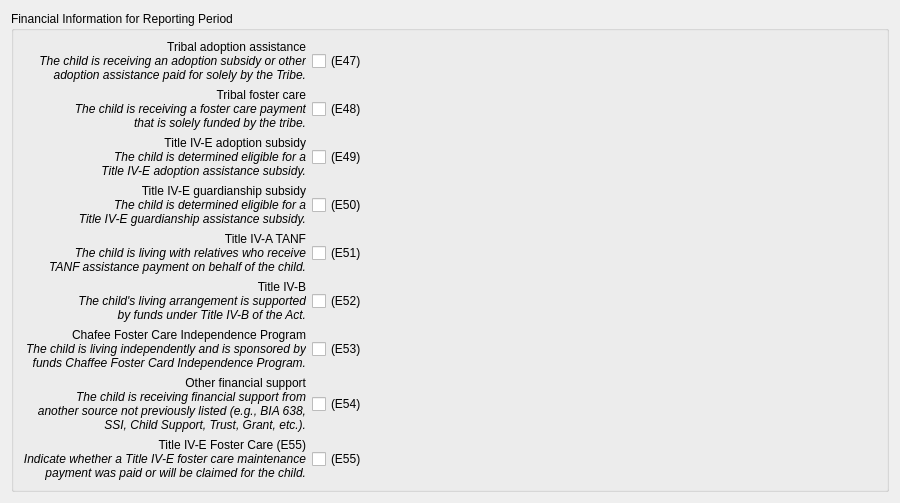
       <widget class="QWidget" name="financial_tab">
        <attribute name="title">
         <string>Financial</string>
        </attribute>
        <layout class="QVBoxLayout" name="verticalLayout_14">
         <item>
          <widget class="QGroupBox" name="groupBox_3">
           <property name="title">
            <string>Financial Information for Reporting Period</string>
           </property>
           <layout class="QVBoxLayout" name="verticalLayout_15">
            <item>
             <layout class="QGridLayout" name="gridLayout_2">
              <item row="0" column="0">
               <widget class="QLabel" name="e47_label">
                <property name="toolTip">
                 <string/>
                </property>
                <property name="layoutDirection">
                 <enum>Qt::LeftToRight</enum>
                </property>
                <property name="text">
                 <string>Tribal adoption assistance&lt;br/&gt;
&lt;i&gt;The child is receiving an adoption subsidy or other&lt;br/&gt;adoption assistance paid for solely by the Tribe.&lt;/i&gt;</string>
                </property>
                <property name="alignment">
                 <set>Qt::AlignRight|Qt::AlignTrailing|Qt::AlignVCenter</set>
                </property>
                <property name="margin">
                 <number>1</number>
                </property>
                <property name="indent">
                 <number>0</number>
                </property>
               </widget>
              </item>
              <item row="0" column="1">
               <widget class="QFrame" name="frame_7">
                <property name="frameShadow">
                 <enum>QFrame::Sunken</enum>
                </property>
                <layout class="QHBoxLayout" name="horizontalLayout_13">
                 <property name="leftMargin">
                  <number>0</number>
                 </property>
                 <property name="topMargin">
                  <number>0</number>
                 </property>
                 <property name="rightMargin">
                  <number>0</number>
                 </property>
                 <property name="bottomMargin">
                  <number>0</number>
                 </property>
                 <item>
                  <widget class="QCheckBox" name="e47">
                   <property name="text">
                    <string>(E47)</string>
                   </property>
                  </widget>
                 </item>
                 <item>
                  <spacer name="horizontalSpacer">
                   <property name="orientation">
                    <enum>Qt::Horizontal</enum>
                   </property>
                   <property name="sizeHint" stdset="0">
                    <size>
                     <width>40</width>
                     <height>20</height>
                    </size>
                   </property>
                  </spacer>
                 </item>
                </layout>
               </widget>
              </item>
              <item row="1" column="0">
               <widget class="QLabel" name="e48_label">
                <property name="toolTip">
                 <string/>
                </property>
                <property name="text">
                 <string>Tribal foster care&lt;br/&gt;
&lt;i&gt;The child is receiving a foster care payment&lt;br/&gt;that is solely funded by the tribe.&lt;/i&gt;</string>
                </property>
                <property name="alignment">
                 <set>Qt::AlignRight|Qt::AlignTrailing|Qt::AlignVCenter</set>
                </property>
               </widget>
              </item>
              <item row="1" column="1">
               <widget class="QFrame" name="frame">
                <property name="enabled">
                 <bool>true</bool>
                </property>
                <property name="frameShape">
                 <enum>QFrame::NoFrame</enum>
                </property>
                <property name="frameShadow">
                 <enum>QFrame::Plain</enum>
                </property>
                <property name="lineWidth">
                 <number>0</number>
                </property>
                <layout class="QHBoxLayout" name="horizontalLayout_14" stretch="0,0">
                 <property name="spacing">
                  <number>6</number>
                 </property>
                 <property name="leftMargin">
                  <number>0</number>
                 </property>
                 <property name="topMargin">
                  <number>0</number>
                 </property>
                 <property name="rightMargin">
                  <number>0</number>
                 </property>
                 <property name="bottomMargin">
                  <number>0</number>
                 </property>
                 <item>
                  <widget class="QCheckBox" name="e48">
                   <property name="text">
                    <string>(E48)</string>
                   </property>
                  </widget>
                 </item>
                 <item>
                  <spacer name="horizontalSpacer_2">
                   <property name="orientation">
                    <enum>Qt::Horizontal</enum>
                   </property>
                   <property name="sizeHint" stdset="0">
                    <size>
                     <width>40</width>
                     <height>20</height>
                    </size>
                   </property>
                  </spacer>
                 </item>
                </layout>
               </widget>
              </item>
              <item row="2" column="0">
               <widget class="QLabel" name="e49_label">
                <property name="toolTip">
                 <string/>
                </property>
                <property name="text">
                 <string>Title IV-E adoption subsidy&lt;br/&gt;
&lt;i&gt;The child is determined eligible for a&lt;br/&gt;Title IV-E adoption assistance subsidy.&lt;/i&gt;</string>
                </property>
                <property name="alignment">
                 <set>Qt::AlignRight|Qt::AlignTrailing|Qt::AlignVCenter</set>
                </property>
               </widget>
              </item>
              <item row="2" column="1">
               <widget class="QFrame" name="frame_2">
                <property name="frameShape">
                 <enum>QFrame::NoFrame</enum>
                </property>
                <property name="frameShadow">
                 <enum>QFrame::Raised</enum>
                </property>
                <property name="lineWidth">
                 <number>0</number>
                </property>
                <layout class="QHBoxLayout" name="horizontalLayout_15">
                 <property name="leftMargin">
                  <number>0</number>
                 </property>
                 <property name="topMargin">
                  <number>0</number>
                 </property>
                 <property name="rightMargin">
                  <number>0</number>
                 </property>
                 <property name="bottomMargin">
                  <number>0</number>
                 </property>
                 <item>
                  <widget class="QCheckBox" name="e49">
                   <property name="text">
                    <string>(E49)</string>
                   </property>
                  </widget>
                 </item>
                 <item>
                  <spacer name="horizontalSpacer_3">
                   <property name="orientation">
                    <enum>Qt::Horizontal</enum>
                   </property>
                   <property name="sizeHint" stdset="0">
                    <size>
                     <width>414</width>
                     <height>20</height>
                    </size>
                   </property>
                  </spacer>
                 </item>
                </layout>
               </widget>
              </item>
              <item row="3" column="0">
               <widget class="QLabel" name="e50_label">
                <property name="toolTip">
                 <string/>
                </property>
                <property name="text">
                 <string>Title IV-E guardianship subsidy&lt;br/&gt;
&lt;i&gt;The child is determined eligible for a&lt;br/&gt;
Title IV-E guardianship assistance subsidy.&lt;/i&gt;</string>
                </property>
                <property name="alignment">
                 <set>Qt::AlignRight|Qt::AlignTrailing|Qt::AlignVCenter</set>
                </property>
               </widget>
              </item>
              <item row="3" column="1">
               <widget class="QFrame" name="frame_3">
                <property name="frameShape">
                 <enum>QFrame::NoFrame</enum>
                </property>
                <property name="frameShadow">
                 <enum>QFrame::Raised</enum>
                </property>
                <property name="lineWidth">
                 <number>0</number>
                </property>
                <layout class="QHBoxLayout" name="horizontalLayout_16">
                 <property name="leftMargin">
                  <number>0</number>
                 </property>
                 <property name="topMargin">
                  <number>0</number>
                 </property>
                 <property name="rightMargin">
                  <number>0</number>
                 </property>
                 <property name="bottomMargin">
                  <number>0</number>
                 </property>
                 <item>
                  <widget class="QCheckBox" name="e50">
                   <property name="text">
                    <string>(E50)</string>
                   </property>
                  </widget>
                 </item>
                 <item>
                  <spacer name="horizontalSpacer_4">
                   <property name="orientation">
                    <enum>Qt::Horizontal</enum>
                   </property>
                   <property name="sizeHint" stdset="0">
                    <size>
                     <width>414</width>
                     <height>20</height>
                    </size>
                   </property>
                  </spacer>
                 </item>
                </layout>
               </widget>
              </item>
              <item row="4" column="0">
               <widget class="QLabel" name="e51_label">
                <property name="toolTip">
                 <string/>
                </property>
                <property name="text">
                 <string>Title IV-A TANF&lt;br/&gt;&lt;i&gt;
The child is living with relatives who receive&lt;br/&gt;
TANF assistance payment on behalf of the child.&lt;/i&gt;</string>
                </property>
                <property name="alignment">
                 <set>Qt::AlignRight|Qt::AlignTrailing|Qt::AlignVCenter</set>
                </property>
               </widget>
              </item>
              <item row="4" column="1">
               <widget class="QFrame" name="frame_4">
                <property name="frameShape">
                 <enum>QFrame::NoFrame</enum>
                </property>
                <property name="frameShadow">
                 <enum>QFrame::Plain</enum>
                </property>
                <property name="lineWidth">
                 <number>-14</number>
                </property>
                <layout class="QHBoxLayout" name="horizontalLayout_17">
                 <property name="leftMargin">
                  <number>0</number>
                 </property>
                 <property name="topMargin">
                  <number>0</number>
                 </property>
                 <property name="rightMargin">
                  <number>0</number>
                 </property>
                 <property name="bottomMargin">
                  <number>0</number>
                 </property>
                 <item>
                  <widget class="QCheckBox" name="e51">
                   <property name="text">
                    <string>(E51)</string>
                   </property>
                  </widget>
                 </item>
                 <item>
                  <spacer name="horizontalSpacer_5">
                   <property name="orientation">
                    <enum>Qt::Horizontal</enum>
                   </property>
                   <property name="sizeHint" stdset="0">
                    <size>
                     <width>414</width>
                     <height>20</height>
                    </size>
                   </property>
                  </spacer>
                 </item>
                </layout>
               </widget>
              </item>
              <item row="5" column="0">
               <widget class="QLabel" name="e52_label">
                <property name="toolTip">
                 <string/>
                </property>
                <property name="whatsThis">
                 <string/>
                </property>
                <property name="text">
                 <string>Title IV-B&lt;br/&gt;&lt;i&gt;
The child's living arrangement is supported&lt;br/&gt;
by funds under Title IV-B of the Act.&lt;/i&gt;</string>
                </property>
                <property name="alignment">
                 <set>Qt::AlignRight|Qt::AlignTrailing|Qt::AlignVCenter</set>
                </property>
               </widget>
              </item>
              <item row="5" column="1">
               <widget class="QFrame" name="frame_5">
                <property name="frameShape">
                 <enum>QFrame::NoFrame</enum>
                </property>
                <property name="frameShadow">
                 <enum>QFrame::Plain</enum>
                </property>
                <property name="lineWidth">
                 <number>0</number>
                </property>
                <layout class="QHBoxLayout" name="horizontalLayout_18">
                 <property name="leftMargin">
                  <number>0</number>
                 </property>
                 <property name="topMargin">
                  <number>0</number>
                 </property>
                 <property name="rightMargin">
                  <number>0</number>
                 </property>
                 <property name="bottomMargin">
                  <number>0</number>
                 </property>
                 <item>
                  <widget class="QCheckBox" name="e52">
                   <property name="text">
                    <string>(E52)</string>
                   </property>
                  </widget>
                 </item>
                 <item>
                  <spacer name="horizontalSpacer_6">
                   <property name="orientation">
                    <enum>Qt::Horizontal</enum>
                   </property>
                   <property name="sizeHint" stdset="0">
                    <size>
                     <width>414</width>
                     <height>20</height>
                    </size>
                   </property>
                  </spacer>
                 </item>
                </layout>
               </widget>
              </item>
              <item row="6" column="0">
               <widget class="QLabel" name="e53_label">
                <property name="toolTip">
                 <string/>
                </property>
                <property name="text">
                 <string>Chafee Foster Care Independence Program&lt;br/&gt;&lt;i&gt;
The child is living independently and is sponsored by&lt;br/&gt;
funds Chaffee Foster Card Independence Program.&lt;/i&gt;</string>
                </property>
                <property name="alignment">
                 <set>Qt::AlignRight|Qt::AlignTrailing|Qt::AlignVCenter</set>
                </property>
               </widget>
              </item>
              <item row="6" column="1">
               <widget class="QFrame" name="frame_6">
                <property name="frameShape">
                 <enum>QFrame::NoFrame</enum>
                </property>
                <property name="frameShadow">
                 <enum>QFrame::Raised</enum>
                </property>
                <layout class="QHBoxLayout" name="horizontalLayout_19">
                 <property name="leftMargin">
                  <number>0</number>
                 </property>
                 <property name="topMargin">
                  <number>0</number>
                 </property>
                 <property name="rightMargin">
                  <number>0</number>
                 </property>
                 <property name="bottomMargin">
                  <number>0</number>
                 </property>
                 <item>
                  <widget class="QCheckBox" name="e53">
                   <property name="text">
                    <string>(E53)</string>
                   </property>
                  </widget>
                 </item>
                 <item>
                  <spacer name="horizontalSpacer_7">
                   <property name="orientation">
                    <enum>Qt::Horizontal</enum>
                   </property>
                   <property name="sizeHint" stdset="0">
                    <size>
                     <width>414</width>
                     <height>20</height>
                    </size>
                   </property>
                  </spacer>
                 </item>
                </layout>
               </widget>
              </item>
              <item row="7" column="0">
               <widget class="QLabel" name="e54_label">
                <property name="toolTip">
                 <string/>
                </property>
                <property name="text">
                 <string>Other financial support&lt;br/&gt;&lt;i&gt;
The child is receiving financial support from&lt;br/&gt;
another source not previously listed (e.g., BIA 638,&lt;br/&gt;
SSI, Child Support, Trust, Grant, etc.).&lt;/i&gt;</string>
                </property>
                <property name="alignment">
                 <set>Qt::AlignRight|Qt::AlignTrailing|Qt::AlignVCenter</set>
                </property>
               </widget>
              </item>
              <item row="7" column="1">
               <widget class="QFrame" name="frame_8">
                <property name="frameShape">
                 <enum>QFrame::NoFrame</enum>
                </property>
                <property name="frameShadow">
                 <enum>QFrame::Raised</enum>
                </property>
                <layout class="QHBoxLayout" name="horizontalLayout_20">
                 <property name="leftMargin">
                  <number>0</number>
                 </property>
                 <property name="topMargin">
                  <number>0</number>
                 </property>
                 <property name="rightMargin">
                  <number>0</number>
                 </property>
                 <property name="bottomMargin">
                  <number>0</number>
                 </property>
                 <item>
                  <widget class="QCheckBox" name="e54">
                   <property name="text">
                    <string>(E54)</string>
                   </property>
                  </widget>
                 </item>
                 <item>
                  <spacer name="horizontalSpacer_8">
                   <property name="orientation">
                    <enum>Qt::Horizontal</enum>
                   </property>
                   <property name="sizeHint" stdset="0">
                    <size>
                     <width>414</width>
                     <height>20</height>
                    </size>
                   </property>
                  </spacer>
                 </item>
                </layout>
               </widget>
              </item>
              <item row="8" column="0">
               <widget class="QLabel" name="e55_label">
                <property name="toolTip">
                 <string/>
                </property>
                <property name="text">
                 <string>Title IV-E Foster Care (E55)&lt;br/&gt;&lt;i&gt;
Indicate whether a Title IV-E foster care maintenance&lt;br/&gt;
payment was paid or will be claimed for the child.&lt;/i&gt;</string>
                </property>
                <property name="alignment">
                 <set>Qt::AlignRight|Qt::AlignTrailing|Qt::AlignVCenter</set>
                </property>
               </widget>
              </item>
              <item row="8" column="1">
               <widget class="QFrame" name="frame_9">
                <property name="frameShape">
                 <enum>QFrame::NoFrame</enum>
                </property>
                <property name="frameShadow">
                 <enum>QFrame::Raised</enum>
                </property>
                <layout class="QHBoxLayout" name="horizontalLayout_21">
                 <property name="leftMargin">
                  <number>0</number>
                 </property>
                 <property name="topMargin">
                  <number>0</number>
                 </property>
                 <property name="rightMargin">
                  <number>0</number>
                 </property>
                 <property name="bottomMargin">
                  <number>0</number>
                 </property>
                 <item>
                  <widget class="QCheckBox" name="e55">
                   <property name="text">
                    <string>(E55)</string>
                   </property>
                  </widget>
                 </item>
                 <item>
                  <spacer name="horizontalSpacer_9">
                   <property name="orientation">
                    <enum>Qt::Horizontal</enum>
                   </property>
                   <property name="sizeHint" stdset="0">
                    <size>
                     <width>510</width>
                     <height>20</height>
                    </size>
                   </property>
                  </spacer>
                 </item>
                </layout>
               </widget>
              </item>
             </layout>
            </item>
           </layout>
          </widget>
         </item>
        </layout>
       </widget>
